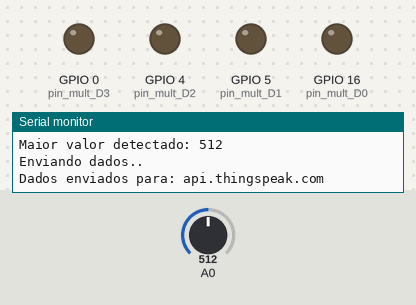
A sketch run on a simulated ESP8266 (NodeMCU). On the bench: output pins drawn as LEDs (lit = HIGH), the last lines printed to the serial monitor. Dashed ring = blinking. The inputs (shaded band) are chosen by the test bench; at power-on: A0 = 512. WiFi joins after 1.5 s; servers stay silent unless stated.

Above: at 5.7 s.
5.8 s: A0 set to 6
At 6.31 s:
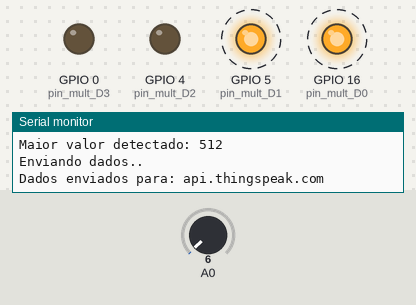
8.8 s: A0 set to 3
At 11.17 s:
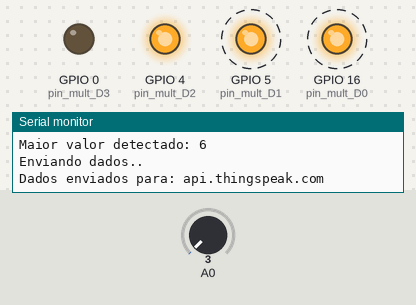
11.8 s: A0 set to 24
At 17.5 s:
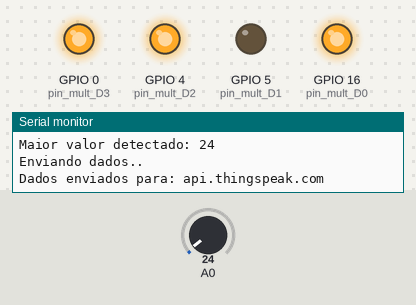
Timing chart, 0 to 20.8 s (numbered marks = the images above; inputs shaded):
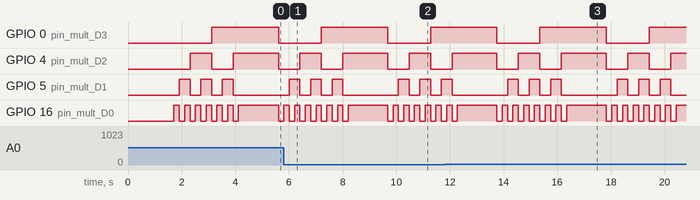

The sketch:

tapete_iot.ino
```cpp
#include <ESP8266WiFi.h>

#define MAX_PIN_CORTE 14
#define DELAY_COMUNIC_MULTIPLEX 200

// SENHA UTILIZADA É TEMPORÁRIA
const char* ssid = "FelidanWiFi";
const char* senha = "rnrh5879";

String apiKey = "ON07PMHZQPVFQQP6";
const char *servidor_destino = "api.thingspeak.com";

int pin_mult_D0 = 16;
int pin_mult_D1 = 5;
int pin_mult_D2 = 4;
int pin_mult_D3 = 0;
int sinal_analogico[14];
int sinal_bin[16][4] = {0,0,0,0,  0,0,0,1,  0,0,1,0,  0,0,1,1,  0,1,0,0,  0,1,0,1,  0,1,1,0,  0,1,1,1,  1,0,0,0,  1,0,0,1,  1,0,1,0,  1,0,1,1,  1,1,0,0,  1,1,0,1,  1,1,1,0,  1,1,1,1};

// EXEMPLO
//D3 D2 D1 D0
// 0  0  0  1 = ENTRADA 02

void setup() {
  Serial.begin(9800);
  delay(10);

  pinMode(pin_mult_D0, OUTPUT);
  pinMode(pin_mult_D1, OUTPUT);
  pinMode(pin_mult_D2, OUTPUT);
  pinMode(pin_mult_D3, OUTPUT);

  Serial.print("Conectando a rede:");  Serial.println(ssid);

  WiFi.begin(ssid, senha);

  while(WiFi.status() != WL_CONNECTED){
    delay(500);
    Serial.print(".");
  }

  Serial.println("WiFi conectado");
}

void loop() {

  int maiorResultadoPiezo = 0;

  LerMultiplexPiezo();

  Serial.println("-> Resultado do piezo: ");
  for(int i=0; i<MAX_PIN_CORTE; i++){
    Serial.print("[" + String(sinal_analogico[i]) + "] ");

    if(sinal_analogico[i] > maiorResultadoPiezo){
      maiorResultadoPiezo = sinal_analogico[i];
    }
  }

  Serial.println("");
  Serial.println("Maior valor detectado: " + String(maiorResultadoPiezo));

  if(maiorResultadoPiezo >= 5){
    EnviaMensagemNuvem(maiorResultadoPiezo);
  }

  delay(1);
}

void EnviaMensagemNuvem(int valor){

  Serial.println("Enviando dados..");
  WiFiClient cliente;

  if(cliente.connect(servidor_destino, 80)){
    String postStr = apiKey;

    postStr += "&field1=";
    postStr += String(valor);

    postStr += "\r\n\r\n";

    cliente.print("POST /update HTTP/1.1\n");
    cliente.print("Host:api.thingspeak.com\n");
    cliente.print("Connection:close\n");
    cliente.print("X-THINGSPEAKAPIKEY:" + apiKey + "\n");
    cliente.print("Content-Type: application/x-www-form-urlencoded\n");

    cliente.print("Content-Length:");
    cliente.print(postStr.length());
    cliente.print("\n\n");
    cliente.print(postStr);
  }

  cliente.stop();
  Serial.println("Dados enviados para: api.thingspeak.com");

  delay(1000);
}

void LerMultiplexPiezo(){
  for(int i=0; i<MAX_PIN_CORTE; i++){
    // Monta a palavra binária para entrada do MULTIPLEX
    digitalWrite(pin_mult_D0, sinal_bin[i][3]);
    digitalWrite(pin_mult_D1, sinal_bin[i][2]);
    digitalWrite(pin_mult_D2, sinal_bin[i][1]);
    digitalWrite(pin_mult_D3, sinal_bin[i][0]);

    // Delay para a resposta do MULTIPLEX
    delay(DELAY_COMUNIC_MULTIPLEX);

    // Pega resultado do piezoelétrico
    sinal_analogico[i] = analogRead(A0);
  }
}
```

Measured:
- the behaviour switches between 5 and 4 on A0 (found by bisection; images 1 and 2)
- after the input at 11.8 s, GPIO 0 (pin_mult_D3): alternates HIGH for 2.5 s and LOW for 1.6 s, starting after 2.0 s
- by itself, GPIO 16 (pin_mult_D0): repeats every 4.1 s: LOW 0.20 s, HIGH 1.5 s, 6 × (LOW 0.20 s, HIGH 0.20 s)
